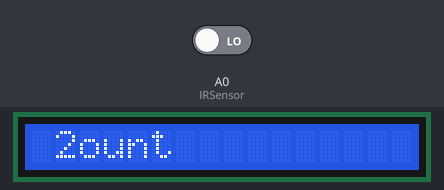
This sketch was run on a simulated Arduino Uno, built with avr-gcc and run on an emulated ATmega328P. On the bench: 16×1 character LCD. The test bench sets the inputs (shaded band); at power-on: A0 (IRSensor) LOW. What the sketch prints to the serial monitor is not drawn.

Above: at 1.2 s.
1.3 s: A0 (IRSensor) driven HIGH
At 2.3 s:
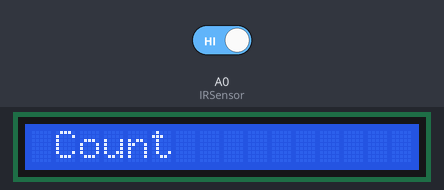
3.5 s: A0 (IRSensor) driven LOW
At 11.8 s:
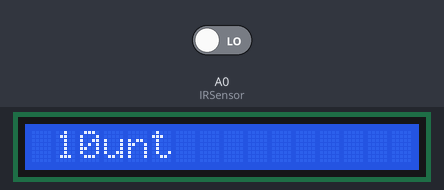
Timing chart, 0 to 13.3 s (numbered marks = the images above; inputs shaded):
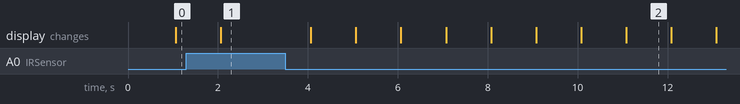

Measured:
- after the input at 1.3 s, the display: changes after 0.77 s (image 1)
- after the input at 3.5 s, the display: first changes after 0.57 s (image 2 shows a later state)
- what the display in image 2 shows lasts 1.0 s, from 11.1 s to 12.1 s

The sketch:

sen.c.ino
```cpp
/*  The circuit:
 * LCD RS pin to digital pin 12
 * LCD Enable pin to digital pin 11
 * LCD D4 pin to digital pin 5
 * LCD D5 pin to digital pin 4
 * LCD D6 pin to digital pin 3
 * LCD D7 pin to digital pin 2
 * LCD R/W pin to ground
 * LCD VSS pin to ground
 * LCD VCC pin to 5V
 * 10K resistor:
 * ends to +5V and ground
 * wiper to LCD VO pin (pin 3)*/


#include <SoftwareSerial.h>
#include <LiquidCrystal.h>

// initialize the library with the numbers of the interface pins
LiquidCrystal lcd(12, 11, 5, 4, 3, 2);

const int IRSensor = A0;
int IRvalue,tempF,count=0;

SoftwareSerial mySerial(5, 4); // RX, TX
void setup()
{
  lcd.begin(16, 1);
  Serial.begin(9600);       // use the serial port
  mySerial.begin(9600);
}
void loop()
{
   lcd.setCursor(1,0);
   lcd.print("Count");
  IR();
}

void IR()
{
  if(IRvalue == digitalRead(IRSensor))  //read the value from the sensor
  {
    count++;
    lcd.setCursor(1,1);
    lcd.print(count);
    Serial.println(IRvalue);
    Serial.println(millis());
  }
  else
  {
   // count++;
    Serial.println(IRvalue);
  }
  delay(1000);
}
```
